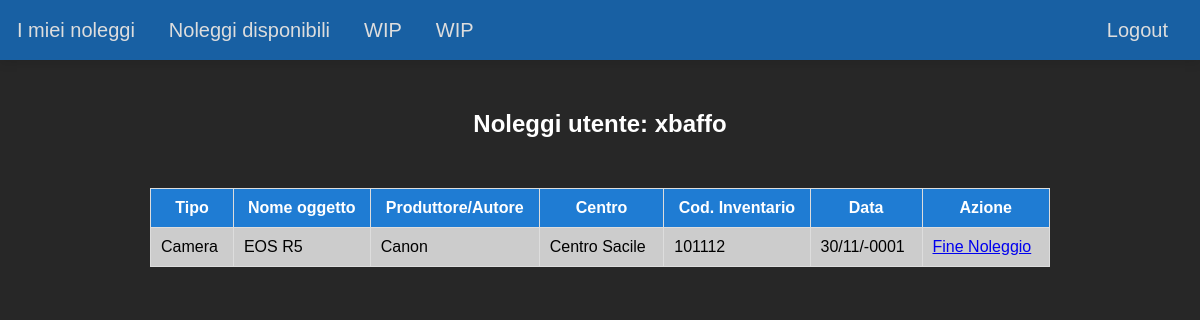
The page /home.php (signed in) on the database as committed earlier.
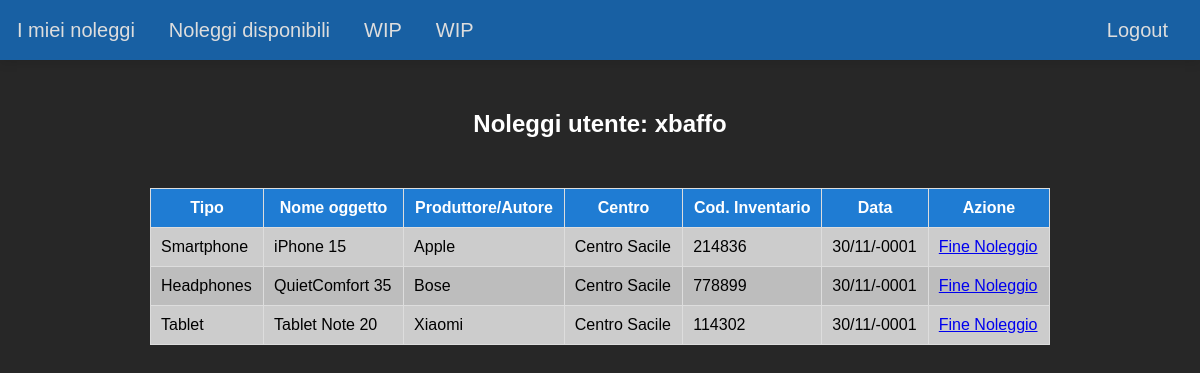
The same page on the database as committed later.
### tables this page shows
CREATE TABLE `rents` (
  `rent_id` int(11) NOT NULL,
  `date` datetime(6) NOT NULL,
  `item` int(11) NOT NULL,
  `user` int(11) NOT NULL
);

CREATE TABLE `items` (
  `id` int(11) NOT NULL,
  `type` varchar(64) NOT NULL,
  `item_name` varchar(64) NOT NULL,
  `maker` varchar(64) NOT NULL,
  `center` int(11) NOT NULL,
  `ci` int(16) NOT NULL,
  `state` varchar(64) NOT NULL
);

CREATE TABLE `centers` (
  `id` int(11) NOT NULL,
  `center_name` varchar(32) NOT NULL,
  `address` varchar(32) NOT NULL
);

### home.php (the view, shortened to what this page needs)
<?php
$servername = "localhost";
$svusername = "root";
$svpassword = "";
$dbname = "rent";
$conn = new mysqli($servername, $svusername, $svpassword, $dbname);
$user_id = $_SESSION['user_id'];
$username = $_SESSION['username'];
$sql = "SELECT * FROM rents R
        JOIN items I ON R.item = I.id
        JOIN centers C ON I.center = C.id
        WHERE user = ? ORDER BY date DESC";
$stmt = $conn->prepare($sql);
$stmt->bind_param("i", $user_id);
$stmt->execute();
$result = $stmt->get_result();
?>
<!DOCTYPE html>
<html>
<head>
    <link rel="stylesheet" href="stylesheet/default.css">
    <link rel="stylesheet" href="stylesheet/nav.css">
</head>
<body>
    <?php include 'nav.php' ?>
    <h2>Noleggi utente: <?php echo $username ?></h2>
    <table>
        <tr>
            <th>Tipo</th>
            <th>Nome oggetto</th>
            <th>Produttore/Autore</th>
            <th>Centro</th>
            <th>Cod. Inventario</th>
            <th>Data</th>
            <th>Azione</th>
        </tr>
        <?php
        while ($row = $result->fetch_assoc()) {
            $date = date("d/m/Y", strtotime($row['date']));
            echo "<tr><td>" . $row['type'] . "</td><td>" . $row['item_name'] . "</td><td>" . $row['maker'] . "</td><td>" . $row['center_name'] . "</td><td>" . $row['ci'] . "</td><td>" . $date . "</td><td><a href='delete_rent.php?rent_id=" . $row['rent_id'] . "&item_id=" . $row['item'] . "'>Fine Noleggio</a></td></tr>";
        }
        ?>
    </table>
</body>
</html>

### nav.php
<nav>
    <ul>
        <li><a href="home.php">I miei noleggi</a></li>
        <li><a href="new_rent.php">Noleggi disponibili</a></li>
        <li><a href="#">WIP</a></li>
        <li><a href="#">WIP</a></li>
        <li id='nav-logout'><a href="logout.php">Logout</a></li>
    </ul>
</nav>

### stylesheet/default.css (style rules this page uses)
body { font-family: Arial, sans-serif; margin: 0; padding: 0; padding-top: 60px; background-color: #272727; }
h2 { color: #ffffff; text-align: center; margin-top: 50px; }
table { width: 75%; margin: 50px auto; border-collapse: collapse; }
table, th, td { border: 1px solid #ddd; padding: 10px; }
th { background-color: #1f7cd3; color: white; }
tr { transition: background-color 0.3s ease; }
tr:nth-child(even) { background-color: #cccccc; }
tr:nth-child(odd) { background-color: #bdbdbd; }

### stylesheet/nav.css (style rules this page uses)
nav { background-color: #1860a3; position: absolute; top: 0; left: 0; width: 100%; height: 60px; display: flex; justify-content: start; align-items: center; box-shadow: 0px 3px 10px rgba(0, 0, 0, 0.1); z-index: 100; }
nav ul { list-style-type: none; margin: 0; padding: 0; display: flex; }
nav ul li a { padding: 0 15px; margin: 0 2px; color: #ddd; text-decoration: none; font-size: 20px; transition: color 0.3s ease; }
#nav-logout { position: absolute; right: 15px; }

Rows that differ between the two databases and show on the page:
removed rents: item.type "Camera", item.item_name "EOS R5", item.maker "Canon", centers.center_name "Centro Sacile", item.ci "101112", date "30/11/-0001"
added rents: item.type "Smartphone", item.item_name "iPhone 15", item.maker "Apple", centers.center_name "Centro Sacile", item.ci "214836", date "30/11/-0001"
added rents: item.type "Headphones", item.item_name "QuietComfort 35", item.maker "Bose", centers.center_name "Centro Sacile", item.ci "778899", date "30/11/-0001"
added rents: item.type "Tablet", item.item_name "Tablet Note 20", item.maker "Xiaomi", centers.center_name "Centro Sacile", item.ci "114302", date "30/11/-0001"
